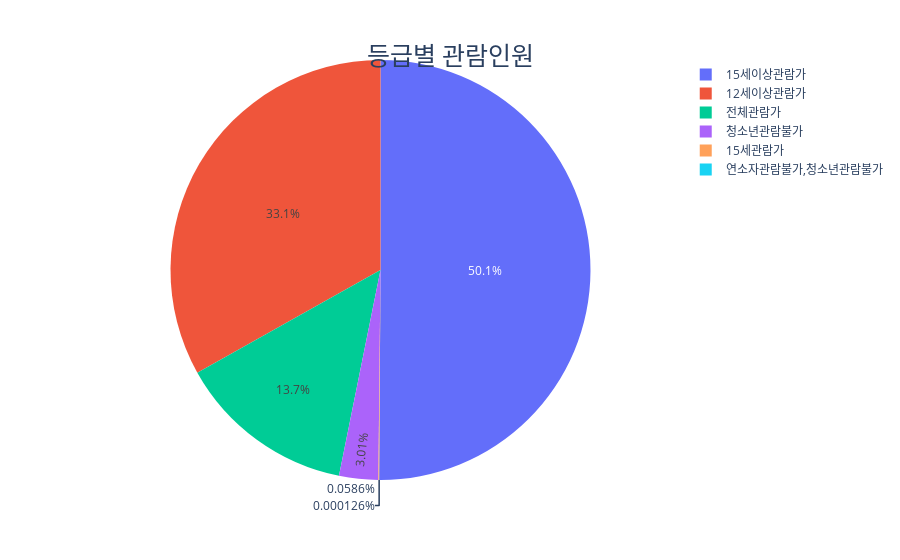

Notebook code for this chart:
### Code cell
# 데이터 불러오기
fig = px.pie(m, values='VIEWNG_NMPR_CO', names='GRAD_NM')

fig.update_layout(
    title='등급별 관람인원',
    title_x = 0.5,
    title_y = 0.9,
    title_xanchor = "center",
    title_yanchor = "middle",
    title_font_size = 25,
    title_font_family = "Times")

fig.show()

### Figure 1 — Plotly figure (JSON) as saved in the notebook; plotly's stock layout.template omitted (floating-point values rounded to 4 significant figures; data arrays with more than 128 entries replaced by an {"elided": "..."} marker saying what was removed)
{"data": [{"domain": {"x": [0, 1], "y": [0, 1]}, "hovertemplate": "GRAD_NM=%{label}<br>VIEWNG_NMPR_CO=%{value}<extra></extra>", "labels": {"elided": "7433 str values"}, "legendgroup": "", "name": "", "showlegend": true, "type": "pie", "values": {"elided": "7433 int values"}}], "layout": {"legend": {"tracegroupgap": 0}, "margin": {"t": 60}, "title": {"font": {"family": "Times", "size": 25}, "text": "등급별 관람인원", "x": 0.5, "xanchor": "center", "y": 0.9, "yanchor": "middle"}}}
